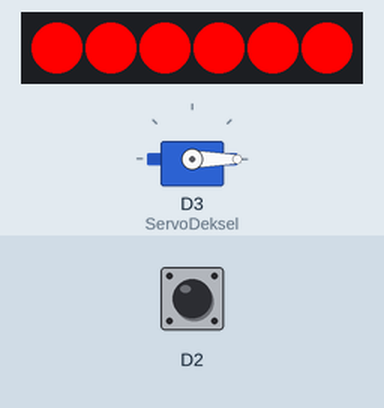
Simulated run of this sketch. Board: ESP8266 (NodeMCU). Shown: servo, 6 RGB LEDs in strip order, left to right. The test bench sets the inputs (shaded band); at power-on: D2 HIGH.

Above: at 1.2 s.
1.3 s: D2 pulled LOW for 0.15 s
At 1.41 s:
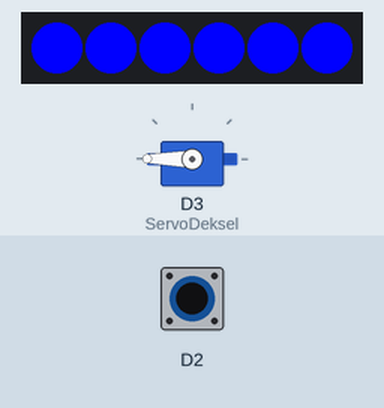
3.0 s: D2 pulled LOW for 3.2 s
At 7.4 s:
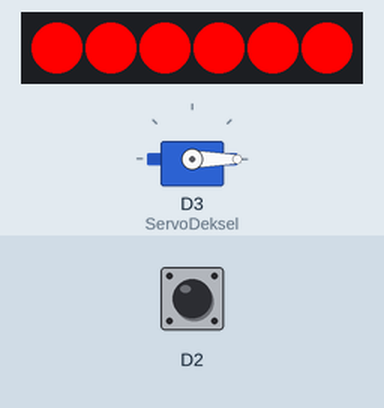
Timing chart, 0 to 8.9 s (numbered marks = the images above; inputs shaded):
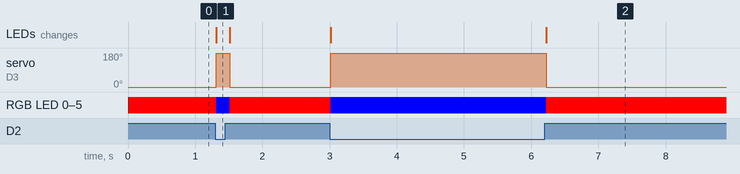

Measured:
- after the input at 1.3 s, servo on D3 (ServoDeksel): 0° → 180° at once, → 0° 0.20 s later; RGB LED 0–5: RGB(255, 0, 0) → RGB(0, 0, 255) at once, → RGB(255, 0, 0) 0.20 s later; the LEDs: change at once (image 1)
- after the input at 3.0 s, servo on D3 (ServoDeksel): 0° → 180° at once, → 0° 3.2 s later; RGB LED 0–5: RGB(255, 0, 0) → RGB(0, 0, 255) at once, → RGB(255, 0, 0) 3.2 s later; the LEDs: first change at once (image 2 shows a later state)

The sketch:

uselessdemo.ino
```cpp
#include "uselessdemo.h"

// we gebruiken in dit voorbeeld één servo motortje en één ledstripje van 6 leds
// alle tekst die met twee schuine strepen begint, is enkel een notitie voor ons zelf
// met dat soort tekst doet de microcontroller niets

void loop() {
  // dit is het hoofdprogramma, hier gebeurt het allemaal
  // het is een herhalende lus die continue en razendsnel doorlopen wordt

  if(digitalRead(4) == HIGH)
  { // zolang de draadjes geen contact maken
    leds[0].setRGB(255, 0, 0); // deze drie getallen bepalen de kleur van rood, groen en blauw
    leds[1].setRGB(255, 0, 0);
    leds[2].setRGB(255, 0, 0);
    leds[3].setRGB(255, 0, 0);
    leds[4].setRGB(255, 0, 0);
    leds[5].setRGB(255, 0, 0);

//     rood = random(255); groen = random(255); blauw = random(255);
//     leds[0].setRGB(rood, groen, blauw);


    ServoDeksel.write(0);  // zet de servo in nul graden stand
  }
  else // dus als de draadjes wel contact maken
  { leds[0].setRGB(0, 0, 255);
    leds[1].setRGB(0, 0, 255);
    leds[2].setRGB(0, 0, 255);
    leds[3].setRGB(0, 0, 255);
    leds[4].setRGB(0, 0, 255);
    leds[5].setRGB(0, 0, 255);
    ServoDeksel.write(180); // zet de servo in 180 graden stand
  }

  FastLED.show(); // en stuur het naar de ledstrip
  delay(100); // even een aantal milliseconden uitrusten
  // dit is het einde van de lus en springen we vanzelf weer naar boven, naar het begin van loop()
}
```

uselessdemo.h
```cpp
#include <arduino.h>
#include <ESP8266WiFi.h>
#include <Servo.h>

// In deze file staan alle voorzieningen om het ledstripje van 6 pixels leds aan te sturen

#include <FastLED.h>
#define DATA_PIN D7 // deze pin, GPIO13 (D7) geeft de data door naar de ledstrip
#define NUM_LEDS 6 // We hebben 6 leds op onze ledstrip
CRGB leds[NUM_LEDS];

int LoterijGetal;
int rood;
int groen;
int blauw;

Servo ServoDeksel;
#define DEKSEL_DICHT 75  // Deksel dicht is 0 graden van de servo
#define DEKSEL_OPEN  5 // Deksel open is 180 graden van de servo
#define DEKSEL_KIER  40 // Deksel open is 180 graden van de servo


void SetupLedStrip(void)
{ // koppelen van de leds aan een uitgang van de ESP8266
  FastLED.addLeds<WS2812B, DATA_PIN, GRB>(leds, NUM_LEDS);

  // alle leds op zwart of uit
  for(int i=0; i<NUM_LEDS; i++){
        leds[i].setRGB(0, 0, 0);
  }
  FastLED.show();
  FastLED.show(); // 2x want de eerste call gaat vaak mis
}

void setup() {
  // Alle code in dit setup deel wordt alleen bij opstarten 1x uitgevoerd
  WiFi.mode(WIFI_OFF); // geen wifi functies, spaart stroom ook

  // hier de servo's aansluitingen opgeven en ze in de rust stand zetten, armpje in en deksel dicht
  ServoDeksel.attach(0, 500, 2500); // gele aansluiting GPIO0 of ook wel D3 genoemd
  ServoDeksel.write(DEKSEL_DICHT);

  // de schakelaar is aangesloten op massa (G) en ingang D2 (GPIO4)
  // de ingang word ook voorzien van een positieve spanning om de stand van de schakelaar te kunnen detecteren
  pinMode(4, INPUT_PULLUP);

  // dit is nodig om het stripje met de 6 leds te laten werken
  SetupLedStrip();

}
```
